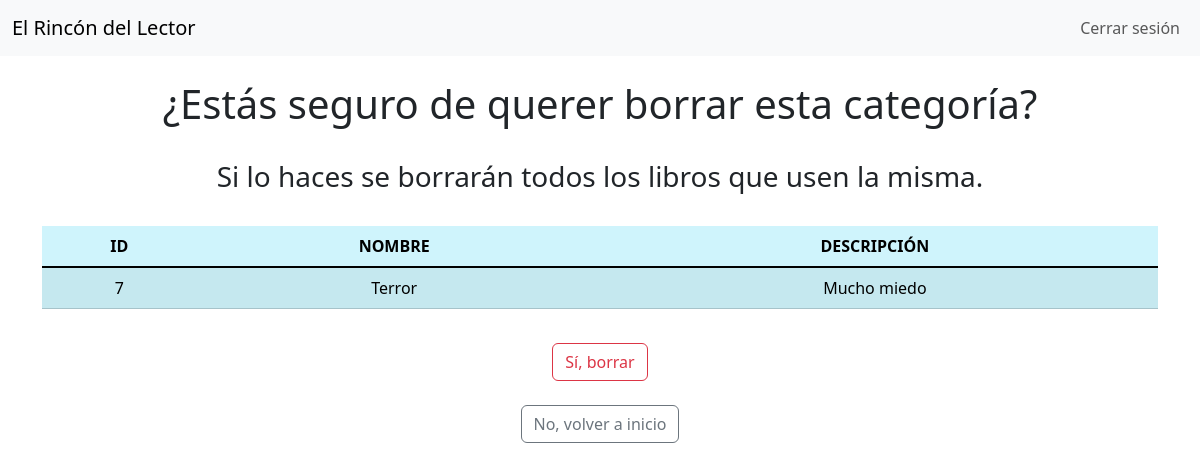
The app's page /catalogo/categorias/borrar/7/ (signed in) with its own data.
### catalogo/models.py (models this page shows, shortened)
class Categoria (models.Model):
    nombre = models.CharField(max_length=100, unique=True)
    descripcion = models.TextField(null=True)

### catalogo/views.py (the view, shortened to what this page needs)
# urls.py: path('categorias/borrar/<int:id>/', v.categorias_borrar, name='categorias.borrar'),
@login_required
def categorias_borrar(request, id):
    categoria=Categoria.objects.get(id=id)
    libros_prestados=Libro.objects.filter(disponible=False, categoria=categoria)
    if request.method == 'POST':
        categoria.delete()
        messages.success(request, "La categoría se borró con éxito.")
        return redirect('catalogo.index')
    return render(request, 'catalogo/categorias/borrar.html', {'categoria': categoria})

### catalogo/templates/catalogo/categorias/borrar.html (shortened to what this page needs)
{% extends 'proyecto/layout.html' %}
{% block contenido %}
    <h1 style="text-align:center">¿Estás seguro de querer borrar esta categoría?</h1>
    <h3 style="text-align:center">Si lo haces se borrarán todos los libros que usen la misma.</h3>
    <table class="table table-info table-striped" style="margin:auto">
        <thead>
            <tr>
                <th>ID</th>
                <th>NOMBRE</th>
                <th>DESCRIPCIÓN</th>
            </tr>
        </thead>
        <tbody class="table-group-divider">
            <tr>
                <td>{{ categoria.id }}</td>
                <td>{{ categoria.nombre }}</td>
                <td>{{ categoria.descripcion }}</td>
            </tr>
        </tbody>
    </table>
{% endblock %}
{% block formulario %}
    <form action="{% url 'categorias.borrar' categoria.id %}" method="post">
        <div class="centrarBotones">
            <input type="submit" class="btn btn-outline-danger" value="Sí, borrar">
        </div>
    </form>
    <div class="centrarBotones">
        <a class="nav-link" href="{% url 'catalogo.index' %}"><button class="btn btn-outline-secondary">No, volver a inicio</button></a>
    </div>
{% endblock %}

### static/css/footer.css (style rules this page uses)
a { text-decoration: none; }

### static/css/formulario.css (style rules this page uses)
.centrarBotones { display: flex; justify-content: center; }

### records on screen
Categoria: id "7", nombre "Terror", descripcion "Mucho miedo"
